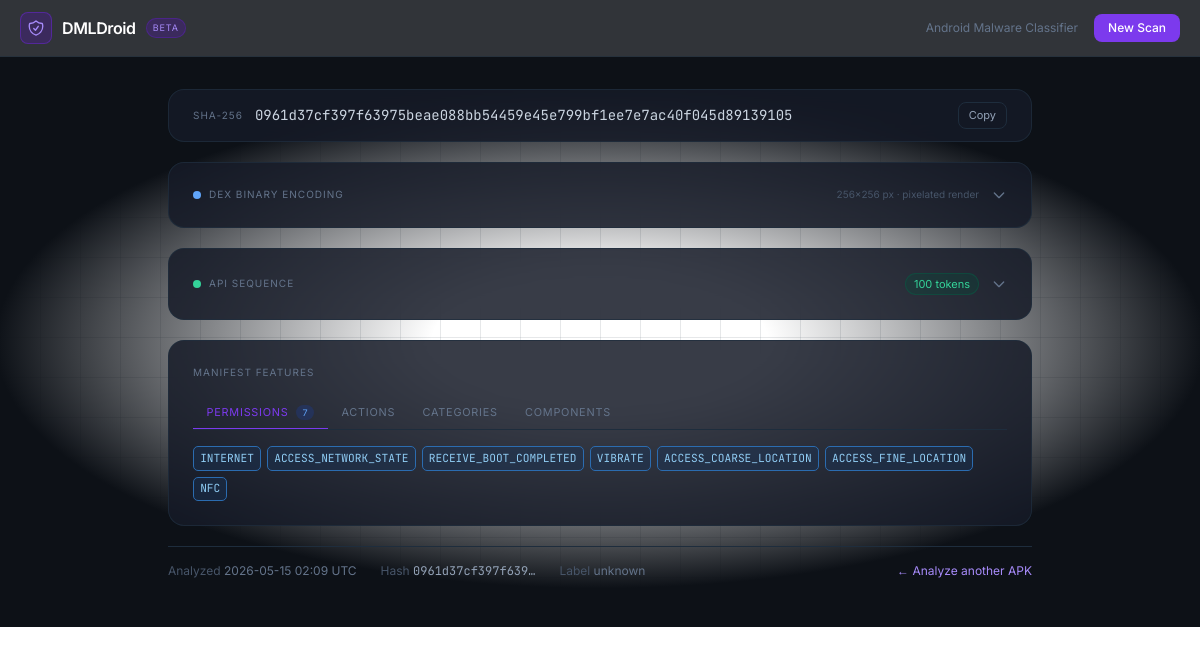
Page /result/0961d37cf397f63975beae088bb54459e45e799bf1ee7e7ac40f045d89139105/ on the committed database.
### pipeline/models.py (models this page shows, shortened)
class AnalysisResult(models.Model):
    apk_hash         = models.CharField(max_length=64, unique=True)
    label            = models.CharField(max_length=32, choices=MALWARE_CLASSES, blank=True)
    image            = models.ImageField(upload_to="results/")
    sequence_preview = models.TextField()
    tabular_json     = models.JSONField()
    prediction_json  = models.JSONField(null=True, blank=True)  # {label, index, probs}
    created_at       = models.DateTimeField(auto_now_add=True)
    def active_features(self) -> dict[str, list[str]]:
        groups: dict[str, list[str]] = {
            "permissions": [],
            "actions": [],
            "categories": [],
            "services": [],
        }
        for col, val in self.tabular_json.items():
            if val != 1:
                continue
            if col.startswith("permission."):
                groups["permissions"].append(col[len("permission."):])
            elif col.startswith("action."):
                groups["actions"].append(col[len("action."):])
            elif col.startswith("category."):
                groups["categories"].append(col[len("category."):])
            else:
                groups["services"].append(col)
        return groups

### pipeline/views.py (the view)
# urls.py: path("result/<str:apk_hash>/", views.result,  name="result"),
def result(request, apk_hash):
    obj = get_object_or_404(AnalysisResult, apk_hash=apk_hash)
    pred = obj.prediction_json or {}
    probs_sorted = sorted(
        pred.get("probs", {}).items(), key=lambda x: x[1], reverse=True
    )
    return render(request, "pipeline/result.html", {
        "obj":          obj,
        "groups":       obj.active_features(),
        "tokens":       obj.sequence_preview.split()[:100],
        "prediction":   pred,
        "probs_sorted": probs_sorted,
    })

### pipeline/templates/pipeline/result.html (shortened to what this page needs)
{% extends "pipeline/base.html" %}
{% block content %}
<div class="relative">
  <div class="cyber-grid absolute inset-0 z-0 pointer-events-none" style="opacity:0.5"></div>
  <div class="bg-vignette absolute inset-0 z-0 pointer-events-none"></div>
<div class="relative z-10 max-w-4xl mx-auto px-4 py-8 space-y-5">
  <div class="glass-card py-3 flex items-center gap-3">
    <span class="text-[10px] text-slate-500 uppercase tracking-widest flex-shrink-0">SHA-256</span>
    <code class="font-mono text-xs sm:text-sm text-slate-300 flex-1 min-w-0 truncate"
          style="font-family: 'JetBrains Mono', monospace">{{ obj.apk_hash }}</code>
    <button class="text-[11px] px-2.5 py-1 rounded-lg border border-[#1e2d3d] hover:border-violet-600 transition-colors text-slate-400 flex-shrink-0"
            x-data="{ copied: false }"
            @click="navigator.clipboard.writeText('{{ obj.apk_hash }}').then(() => { copied = true; setTimeout(() => copied = false, 2000) })"
            x-text="copied ? 'Copied!' : 'Copy'">
    </button>
  </div>
  <div class="glass-card" x-data="{ open: false }" x-cloak>
    <div class="section-toggle" @click="open = !open">
      <div class="flex items-center gap-2">
        <div class="w-2 h-2 rounded-full bg-blue-400 flex-shrink-0"></div>
        <h2 class="text-[10px] uppercase tracking-widest text-slate-500">DEX Binary Encoding</h2>
      </div>
      <div class="flex items-center gap-3">
        <span class="text-[10px] text-slate-600 hidden sm:block">256×256 px · pixelated render</span>
        <svg style="width:16px;height:16px;color:#64748b" class="chevron-icon" :class="open ? 'chevron-open' : ''"
             fill="none" stroke="currentColor" viewBox="0 0 24 24">
          <path stroke-linecap="round" stroke-linejoin="round" stroke-width="2" d="M19 9l-7 7-7-7"/>
        </svg>
      </div>
    </div>
  </div>
  <div class="glass-card" x-data="{ open: false }" x-cloak>
    <div class="section-toggle" @click="open = !open">
      <div class="flex items-center gap-2">
        <div class="w-2 h-2 rounded-full bg-emerald-400 flex-shrink-0"></div>
        <h2 class="text-[10px] uppercase tracking-widest text-slate-500">API Sequence</h2>
      </div>
      <div class="flex items-center gap-3">
        <span class="text-[11px] px-2 py-0.5 rounded-full bg-emerald-900/30 border border-emerald-800/50 text-emerald-400">
          {{ tokens|length }} tokens
        </span>
        <svg style="width:16px;height:16px;color:#64748b" class="chevron-icon" :class="open ? 'chevron-open' : ''"
             fill="none" stroke="currentColor" viewBox="0 0 24 24">
          <path stroke-linecap="round" stroke-linejoin="round" stroke-width="2" d="M19 9l-7 7-7-7"/>
        </svg>
      </div>
    </div>
  </div>
  <div class="glass-card" x-data="{ activeTab: 'permissions' }" x-cloak>
    <h2 class="text-[10px] uppercase tracking-widest text-slate-500 mb-4">Manifest Features</h2>
    <div class="flex gap-0 border-b border-[#1e2d3d] mb-4 overflow-x-auto">
      <button class="tab-btn" :class="activeTab === 'permissions' ? 'tab-btn--active' : ''" @click="activeTab = 'permissions'">
        Permissions
        {% if groups.permissions %}<span class="ml-1 px-1.5 py-0.5 rounded-full bg-blue-900/40 text-blue-400 text-[9px]">{{ groups.permissions|length }}</span>{% endif %}
      </button>
      <button class="tab-btn" :class="activeTab === 'actions' ? 'tab-btn--active' : ''" @click="activeTab = 'actions'">
        Actions
      </button>
      <button class="tab-btn" :class="activeTab === 'categories' ? 'tab-btn--active' : ''" @click="activeTab = 'categories'">
        Categories
      </button>
      <button class="tab-btn" :class="activeTab === 'services' ? 'tab-btn--active' : ''" @click="activeTab = 'services'">
        Components
      </button>
    </div>
    <div x-show="activeTab === 'permissions'">
      <div class="flex flex-wrap gap-1.5">
        {% for f in groups.permissions %}
          <span class="feature-chip perm-chip">{{ f }}</span>
        {% empty %}
          <span class="text-slate-600 text-sm italic">None detected</span>
        {% endfor %}
      </div>
    </div>
  </div>
  <div class="flex flex-wrap items-center gap-x-6 gap-y-2 py-4 border-t border-[#1e2d3d] text-xs text-slate-500">
    <div><span class="text-slate-600">Analyzed</span> {{ obj.created_at|date:"Y-m-d H:i" }} UTC</div>
    <div><span class="text-slate-600">Hash</span> <code class="font-mono text-slate-400" style="font-family:'JetBrains Mono',monospace">{{ obj.apk_hash|slice:":16" }}…</code></div>
    <div><span class="text-slate-600">Label</span> {{ obj.label }}</div>
    <a href="{% url 'upload' %}" class="ml-auto text-violet-400 hover:text-violet-300 transition-colors">
      ← Analyze another APK
    </a>
  </div>
</div>
</div>
{% endblock %}

### pipeline/templates/pipeline/base.html (shortened to what this page needs)
{% load static %}
<!DOCTYPE html>
<html lang="en" class="dark">
<head>
  <script src="https://cdn.tailwindcss.com"></script>
  <link rel="stylesheet" href="{% static 'pipeline/css/custom.css' %}">
</head>
<body class="bg-surface text-slate-200 min-h-screen font-sans flex flex-col antialiased" style="font-family: Inter, system-ui, sans-serif;">
  <nav class="glass-nav sticky top-0 z-50 px-5 py-3 flex items-center justify-between">
    <a href="{% url 'upload' %}" class="flex items-center gap-2.5 group">
      <div class="w-8 h-8 rounded-lg bg-violet-900/40 border border-violet-700/50 flex items-center justify-center">
      </div>
      <span class="font-semibold text-white tracking-tight group-hover:text-violet-300 transition-colors">DMLDroid</span>
      <span class="text-[9px] px-1.5 py-0.5 rounded-full bg-violet-900/40 text-violet-400 border border-violet-800/50 uppercase tracking-widest hidden sm:inline">Beta</span>
    </a>
    <div class="flex items-center gap-4">
      <span class="text-xs text-slate-500 hidden md:block">Android Malware Classifier</span>
      <a href="{% url 'upload' %}"
         class="text-xs px-3.5 py-1.5 rounded-lg bg-violet-600 hover:bg-violet-500 text-white font-medium transition-colors">
        New Scan
      </a>
    </div>
  </nav>
  <main class="flex-1">
    {% block content %}{% endblock %}
  </main>
</body>
</html>

### pipeline/static/pipeline/css/custom.css (style rules this page uses)
.glass-card { background: rgba(22, 27, 39, 0.85); backdrop-filter: blur(12px); -webkit-backdrop-filter: blur(12px); border: 1px solid rgba(30, 45, 61, 0.8); border-radius: 1rem; padding: 1.5rem; }
.glass-nav { background: rgba(13, 17, 23, 0.85); backdrop-filter: blur(16px); -webkit-backdrop-filter: blur(16px); border-bottom: 1px solid rgba(30, 45, 61, 0.6); }
.cyber-grid { background-image: linear-gradient(rgba(30, 45, 61, 0.22) 1px, transparent 1px), linear-gradient(90deg, rgba(30, 45, 61, 0.22) 1px, transparent 1px); background-size: 40px 40px; animation: grid-scroll 4s linear infinite; pointer-events: none; }
.bg-vignette { background: radial-gradient(ellipse 70% 60% at center, transparent 20%, #0d1117 72%); pointer-events: none; }
.feature-chip { display: inline-block; padding: 0.2em 0.55em; border-radius: 5px; font-size: 0.7rem; font-family: 'JetBrains Mono', monospace; line-height: 1.6; }
.perm-chip { background: rgba(26,54,93,0.4); border: 1px solid #2b6cb0; color: #90cdf4; }
.tab-btn { padding: 0.5rem 0.85rem; font-size: 0.68rem; text-transform: uppercase; letter-spacing: 0.07em; color: #64748b; border-bottom: 2px solid transparent; transition: color 0.15s, border-color 0.15s; cursor: pointer; user-select: none; white-space: nowrap; background: transparent; border-top: none; border-left: none; border-right: none; margin-bottom: -1px; }
.tab-btn--active { color: #7c3aed; border-bottom-color: #7c3aed; }
.section-toggle { display: flex; align-items: center; justify-content: space-between; cursor: pointer; user-select: none; }
.chevron-icon { transition: transform 0.25s ease; }

### rows in the picture
AnalysisResult: apk_hash "0961d37cf397f63975beae088bb54459e45e799bf1ee7e7ac40f045d89139105", created_at "2026-05-15 02:09", apk_hash "0961d37cf397f639", label "unknown"

### other values in the picture
{{ tokens|length }} "100"
{{ groups.permissions|length }} "7"
{{ f }} "INTERNET" "ACCESS_NETWORK_STATE" "RECEIVE_BOOT_COMPLETED" "VIBRATE" "ACCESS_COARSE_LOCATION" "ACCESS_FINE_LOCATION" "NFC"
